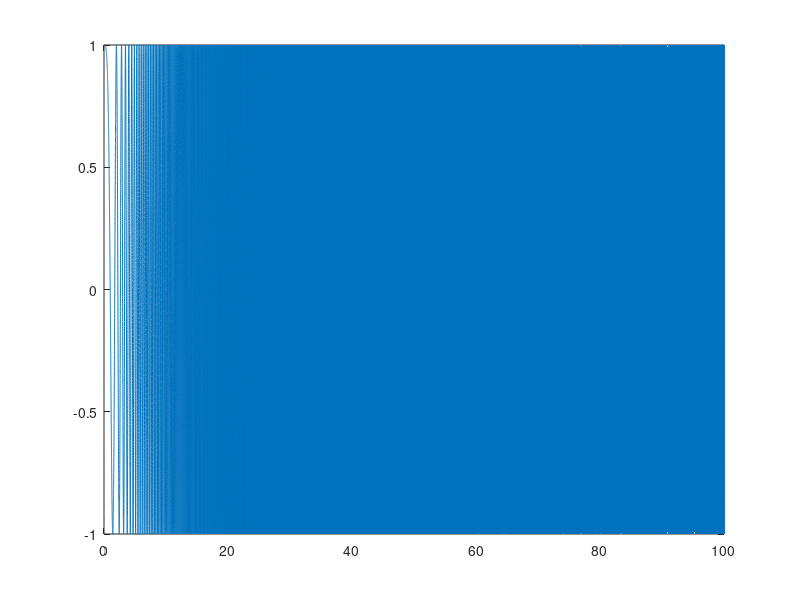

Source code (MATLAB): (Note: this script raises an error after producing the figure.)
clear all; close all; clc;

% Frequenzbereich festlegen
wmin = 2*pi*0;
wmax = 2*pi*50;

% Dauer des Experiments (s)
Td = 100;  
k = (wmax-wmin) / Td;

% Abtastzeit
ws = wmax * 20;
T = 2*pi/ws;

% Chirp signal / Sweep
tk = (0:T:Td)';
u = (cos(wmin*tk+1/2*k*tk.^2))';


plot(tk,u)

% Spektrum
FFTSpectrum(u,T,length(tk),5)